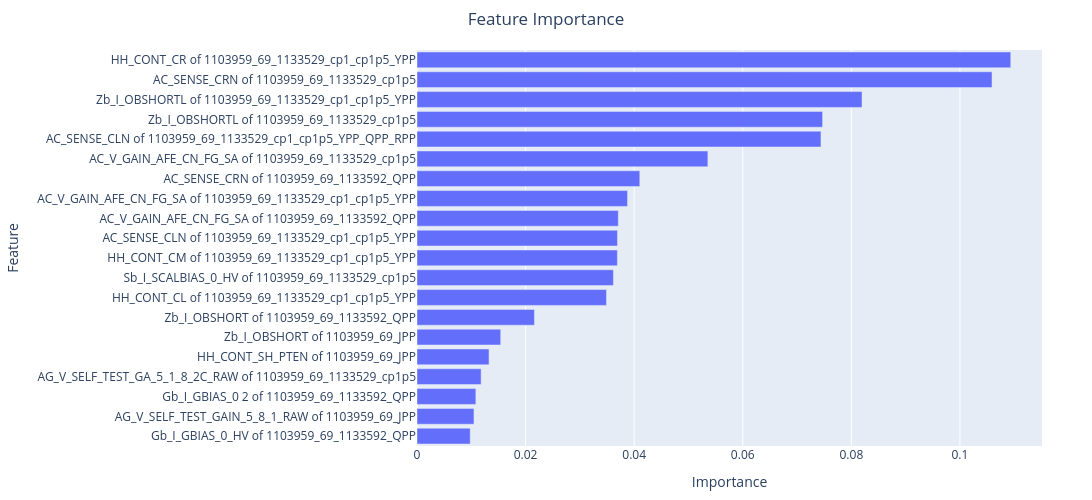

Source (notebook cell):
### Code cell
# 1. Filter data where 'feature_selector_idx' is best_idx
filtered_df = feature_importance_set_df[feature_importance_set_df['feature_selector_idx'] == best_idx].copy()

# 2. Sort by 'Importance_abs' in descending order
sorted_df = filtered_df.sort_values(by='Importance_abs', ascending=False)

# 3. Select the top 20 features
top_20_df = sorted_df.head(20)

# 4. Create a horizontal bar chart
fig = px.bar(
    top_20_df,
    x='Importance',
    y='Features',
    orientation='h',
    title='Feature Importance',
    labels={'Importance': 'Importance', 'Features': 'Feature'}
)

# 5. Update layout (set horizontal size to 1200)
# This setting applies to both Jupyter notebook output and file saving.
fig.update_layout(
    yaxis={'categoryorder': 'total ascending'},
    xaxis_title='Importance',
    yaxis_title='Feature',
    width=1500,  # Ensure this value matches your desired notebook display width
    height=500,
    margin=dict(l=50, r=50, t=50, b=50),
    title_x=0.5
)

# Save as an image file

file_path = os.path.join(save_path, 'feature_importance_wide.png')
os.makedirs(os.path.dirname(file_path), exist_ok=True)

# Save the image file, explicitly setting dimensions
fig.write_image(
    file_path,
    width=1500,
    height=500
)

# Display chart
fig.show()

print(f"The feature importance chart with expanded horizontal size has been created and saved to {file_path}.")

### Figure 1 — Plotly figure (JSON) as saved in the notebook; plotly's stock layout.template omitted (floating-point values rounded to 4 significant figures)
{"data": [{"hovertemplate": "Importance=%{x}<br>Feature=%{y}<extra></extra>", "legendgroup": "", "marker": {"color": "#636efa", "pattern": {"shape": ""}}, "name": "", "orientation": "h", "showlegend": false, "textposition": "auto", "type": "bar", "x": [0.1094, 0.1059, 0.08197, 0.07471, 0.07441, 0.05357, 0.04104, 0.03878, 0.03708, 0.03692, 0.03691, 0.03617, 0.03491, 0.02163, 0.01542, 0.01327, 0.01181, 0.01084, 0.01049, 0.009802], "xaxis": "x", "y": ["HH_CONT_CR of 1103959_69_1133529_cp1_cp1p5_YPP", "AC_SENSE_CRN of 1103959_69_1133529_cp1p5", "Zb_I_OBSHORTL of 1103959_69_1133529_cp1_cp1p5_YPP", "Zb_I_OBSHORTL of 1103959_69_1133529_cp1p5", "AC_SENSE_CLN of 1103959_69_1133529_cp1_cp1p5_YPP_QPP_RPP", "AC_V_GAIN_AFE_CN_FG_SA of 1103959_69_1133529_cp1p5", "AC_SENSE_CRN of 1103959_69_1133592_QPP", "AC_V_GAIN_AFE_CN_FG_SA of 1103959_69_1133529_cp1_cp1p5_YPP", "AC_V_GAIN_AFE_CN_FG_SA of 1103959_69_1133592_QPP", "AC_SENSE_CLN of 1103959_69_1133529_cp1_cp1p5_YPP", "HH_CONT_CM of 1103959_69_1133529_cp1_cp1p5_YPP", "Sb_I_SCALBIAS_0_HV of 1103959_69_1133529_cp1p5", "HH_CONT_CL of 1103959_69_1133529_cp1_cp1p5_YPP", "Zb_I_OBSHORT of 1103959_69_1133592_QPP", "Zb_I_OBSHORT of 1103959_69_JPP", "HH_CONT_SH_PTEN of 1103959_69_JPP", "AG_V_SELF_TEST_GA_5_1_8_2C_RAW of 1103959_69_1133529_cp1p5", "Gb_I_GBIAS_0 2 of 1103959_69_1133592_QPP", "AG_V_SELF_TEST_GAIN_5_8_1_RAW of 1103959_69_JPP", "Gb_I_GBIAS_0_HV of 1103959_69_1133592_QPP"], "yaxis": "y"}], "layout": {"barmode": "relative", "height": 500, "legend": {"tracegroupgap": 0}, "margin": {"b": 50, "l": 50, "r": 50, "t": 50}, "title": {"text": "Feature Importance", "x": 0.5}, "width": 1500, "xaxis": {"anchor": "y", "domain": [0, 1], "title": {"text": "Importance"}}, "yaxis": {"anchor": "x", "categoryorder": "total ascending", "domain": [0, 1], "title": {"text": "Feature"}}}}
